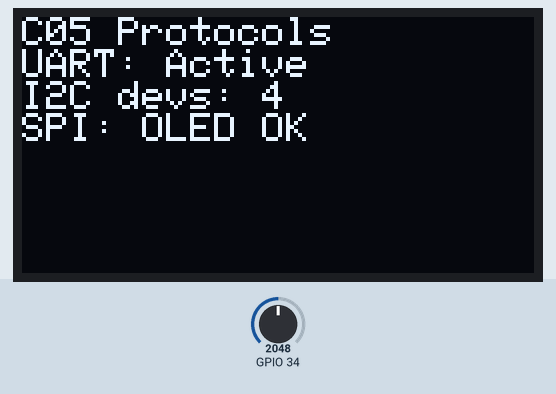
Simulated run of this program. Board: ESP32. Shown: 128×64 one-colour display. The inputs (shaded band) are chosen by the test bench; at power-on: GPIO 34 = 2048. What the program prints to the serial monitor is not drawn.

Above: at 0.8 s.
At 2.6 s:
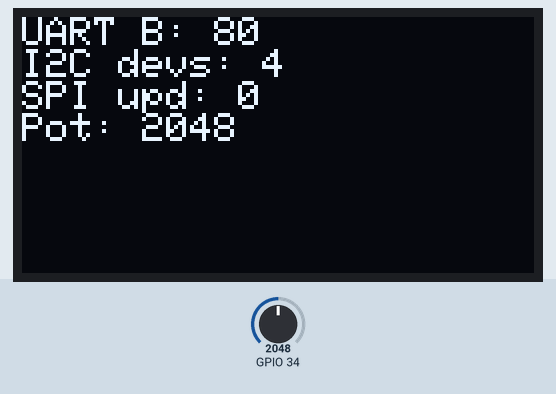
2.7 s: GPIO 34 set to 2866
At 5.1 s:
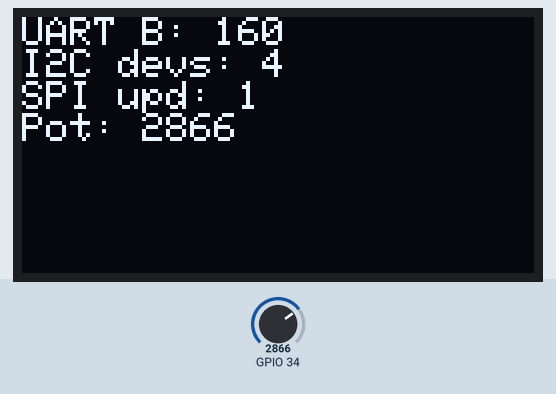
7.5 s: GPIO 34 set to 3603
At 9.3 s:
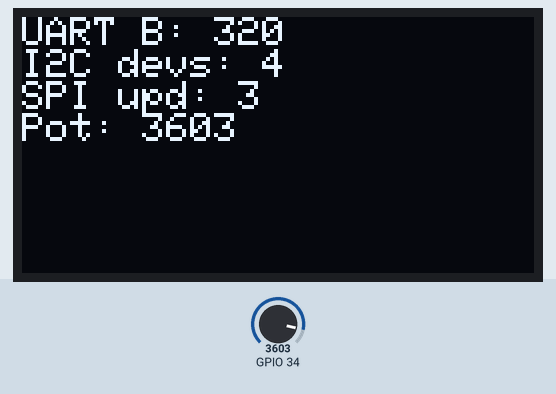
11.5 s: GPIO 34 set to 4095
At 12.4 s:
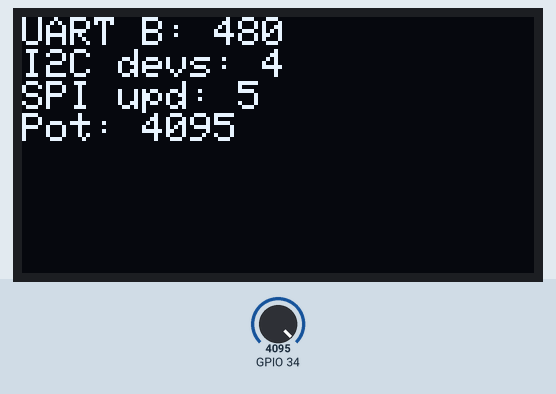
Timing chart, 0 to 14.5 s (numbered marks = the images above; inputs shaded):
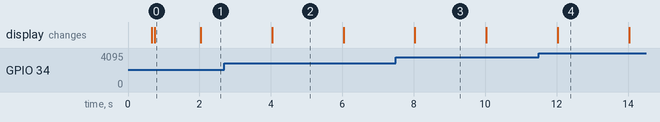

Measured:
- what the display in image 0 shows lasts 1.3 s, from 0.7 s to 2.0 s
- what the display in image 2 shows lasts 2.0 s, from 4.0 s to 6.0 s

The program:

main.cpp
```cpp
#include <Arduino.h>
#include <Wire.h>
#include <SPI.h>
#include "cs147_common.h"
#include "cs147_display.h"

int i2cDeviceCount = 0;
int oledUpdateCount = 0;
int bytesSentOverUart = 0;

String identifyI2CDevice(uint8_t addr) {
  // TODO 6: Return the known device name for each I2C address.
  if (addr == 0x60) {
    return "ATECC608A Secure Element";
  }
  if (addr == 0x68) {
    return "MPU6050 Motion Sensor";
  }
  if (addr == 0x76 || addr == 0x77) {
    return "BMP280 Pressure Sensor";
  }
  return "Unknown";
}

int scanI2CBus() {
  int count = 0;

  Serial.println("Scanning I2C bus...");

  for (uint8_t addr = 1; addr < 127; addr++) {
    Wire.beginTransmission(addr);

    if (Wire.endTransmission() == 0) {
      // TODO 5: Print the discovered I2C address.
      Serial.print("Found I2C device at 0x");
      if (addr < 16) {
        Serial.print("0");
      }
      Serial.print(addr, HEX);

      // TODO 7: Print the device name using identifyI2CDevice(addr).
      Serial.print(" -> ");
      Serial.println(identifyI2CDevice(addr));

      count++;
    }
  }

  Serial.print("Total I2C devices found: ");
  Serial.println(count);
  return count;
}

void setup() {
  // TODO 1: Start UART communication with the computer.
  cs147StartSerial("C05 Serial Protocols");

  Serial.println();
  Serial.println("This activity compares UART, I2C, and SPI.");
  Serial.println("UART: Serial Monitor");
  Serial.println("I2C : BMP280 / MPU6050 / ATECC608A");
  Serial.println("SPI : OLED display");
  Serial.println();

  // TODO 2: Initialize the I2C bus.
  cs147InitI2C();

  // TODO 3: Initialize the SPI bus.
  cs147InitSPI();

  // TODO 4: Initialize the OLED display and store whether it succeeded.
  bool displayOk = cs147InitDisplay();

  if (displayOk) {
    cs147DisplayLines(
      "C05 Protocols",
      "UART: Ready",
      "I2C: Scanning",
      "SPI: OLED Ready"
    );
  }

  // TODO 8: Scan the I2C bus and store the number of detected devices.
  i2cDeviceCount = scanI2CBus();

  if (displayOk) {
    // TODO 9: Display UART, I2C device count, and SPI status on the OLED.
    String i2cLine = "I2C devs: " + String(i2cDeviceCount);
    cs147DisplayLines(
      "C05 Protocols",
      "UART: Active",
      i2cLine.c_str(),
      "SPI: OLED OK"
    );
  }
}

void loop() {
  static uint32_t lastUpdate = 0;

  if (cs147Every(2000, lastUpdate)) {
    // TODO 10: Read the potentiometer value.
    int potValue = analogRead(CS147Pins::POT_ADC);

    // TODO 11: Print a UART status report to the Serial Monitor.
    Serial.println("=== Protocol Status Report ===");
    Serial.println("UART: Active");
    Serial.print("I2C Devices: ");
    Serial.println(i2cDeviceCount);
    Serial.print("Potentiometer: ");
    Serial.println(potValue);
    Serial.print("OLED Updates: ");
    Serial.println(oledUpdateCount);
    Serial.print("Approx. UART Bytes Sent: ");
    Serial.println(bytesSentOverUart);
    Serial.println();

    // TODO 12: Update bytesSentOverUart.
    bytesSentOverUart += 80;

    // TODO 13: Update the OLED with current protocol status.
    String uartLine = "UART B: " + String(bytesSentOverUart);
    String i2cLine  = "I2C devs: " + String(i2cDeviceCount);
    String spiLine  = "SPI upd: " + String(oledUpdateCount);
    String potLine  = "Pot: " + String(potValue);

    cs147DisplayLines(
      uartLine.c_str(),
      i2cLine.c_str(),
      spiLine.c_str(),
      potLine.c_str()
    );

    // TODO 14: Increment oledUpdateCount after updating the OLED.
    oledUpdateCount++;
  }
}
```

cs147_common.h
```cpp
#pragma once
#include <Arduino.h>
#include <Wire.h>
#include <SPI.h>
#include "cs147_pins.h"

inline void cs147StartSerial(const char* activityName) {
  Serial.begin(115200);
  delay(600);
  Serial.println();
  Serial.println("========================================");
  Serial.print("CS 147 Activity: ");
  Serial.println(activityName);
  Serial.println("========================================");
}

inline void cs147InitI2C() {
  Wire.begin(CS147Pins::I2C_SDA, CS147Pins::I2C_SCL);
}

inline void cs147InitSPI() {
  SPI.begin(CS147Pins::SPI_SCK, CS147Pins::SPI_MISO, CS147Pins::SPI_MOSI);
}

inline void cs147PrintDeviceId() {
  uint64_t chipid = ESP.getEfuseMac();
  Serial.print("ESP32 chip id: 0x");
  Serial.println((uint32_t)(chipid & 0xFFFFFFFF), HEX);
}

inline bool cs147Every(uint32_t intervalMs, uint32_t& lastMs) {
  const uint32_t now = millis();
  if (now - lastMs >= intervalMs) {
    lastMs = now;
    return true;
  }
  return false;
}

inline void cs147I2CScan() {
  Serial.println("Scanning I2C bus...");
  int count = 0;
  for (uint8_t addr = 1; addr < 127; addr++) {
    Wire.beginTransmission(addr);
    if (Wire.endTransmission() == 0) {
      Serial.print("Found I2C device at 0x");
      if (addr < 16) Serial.print("0");
      Serial.println(addr, HEX);
      count++;
    }
  }
  Serial.print("I2C devices found: ");
  Serial.println(count);
}
```

cs147_display.h
```cpp
#pragma once
#include <Arduino.h>
#include <SPI.h>
#include <Adafruit_GFX.h>
#include <Adafruit_SSD1306.h>
#include "cs147_pins.h"

constexpr int CS147_SCREEN_WIDTH = 128;
constexpr int CS147_SCREEN_HEIGHT = 64;

inline Adafruit_SSD1306& cs147Display() {
  static Adafruit_SSD1306 display(
      CS147_SCREEN_WIDTH,
      CS147_SCREEN_HEIGHT,
      &SPI,
      CS147Pins::OLED_DC,
      CS147Pins::OLED_RST,
      CS147Pins::OLED_CS);
  return display;
}

inline bool cs147InitDisplay() {
  auto& display = cs147Display();
  if (!display.begin(SSD1306_SWITCHCAPVCC)) {
    Serial.println("OLED init failed. Check SPI wiring and pin map.");
    return false;
  }
  display.clearDisplay();
  display.setTextSize(1);
  display.setTextColor(SSD1306_WHITE);
  display.setCursor(0, 0);
  display.println("CS147 IoT Kit");
  display.display();
  return true;
}

inline void cs147DisplayLines(const String& line1,
                              const String& line2 = "",
                              const String& line3 = "",
                              const String& line4 = "") {
  auto& display = cs147Display();
  display.clearDisplay();
  display.setCursor(0, 0);
  display.println(line1);
  if (line2.length()) display.println(line2);
  if (line3.length()) display.println(line3);
  if (line4.length()) display.println(line4);
  display.display();
}
```

cs147_pins.h
```cpp
#pragma once
#include <Arduino.h>

// -----------------------------------------------------------------------------
// CS147 provisional pin map for ESP32-WROOM-32 DevKit-style boards.
// TODO: Update this file after actual wiring is finalized.
// Avoid GPIO 6-11; these are normally connected to onboard flash.
// Avoid GPIO 34/35/36/39 for buttons because they are input-only and do
//   NOT support internal pull-up/down resistors.
// -----------------------------------------------------------------------------

namespace CS147Pins {
  // Basic I/O
  constexpr uint8_t LED_1      = 2;    // Often connected to onboard LED; can also drive external LED via resistor
  constexpr uint8_t LED_2      = 4;    // External LED optional; note boot-strapping behavior on some boards
  constexpr uint8_t BUTTON_1   = 32;   // Use INPUT_PULLUP with button to GND
  constexpr uint8_t BUTTON_2   = 33;   // Use INPUT_PULLUP with button to GND
  constexpr uint8_t POT_ADC    = 34;   // ADC1 input-only pin
  constexpr uint8_t SERVO_PWM  = 13;   // PWM-capable pin

  // I2C bus: BMP280, MPU6050, ATECC608A Qwiic breakout
  constexpr uint8_t I2C_SDA    = 21;
  constexpr uint8_t I2C_SCL    = 22;
  // Double check addresses
  constexpr uint8_t BMP280_ADDR = 0x76;
  constexpr uint8_t MPU6050_ADDR = 0x68;
  constexpr uint8_t ATECC608A_ADDR = 0x60;
  // Optional interrupt pin
  constexpr uint8_t MPU6050_INT = 27;

  // Shared VSPI bus: SPI OLED now, LoRa later
  constexpr uint8_t SPI_SCK    = 18;
  constexpr uint8_t SPI_MISO   = 19;   // OLED may not use MISO; LoRa uses it
  constexpr uint8_t SPI_MOSI   = 23;

  // SPI OLED display pins. Assumes 128x64 SSD1306 SPI OLED.
  constexpr uint8_t OLED_CS    = 5;
  constexpr uint8_t OLED_DC    = 16;
  constexpr uint8_t OLED_RST   = 17;

  // LoRa SX1276/RFM95-style module pins. Shares SCK/MISO/MOSI with OLED.
  constexpr uint8_t LORA_CS    = 14;
  constexpr uint8_t LORA_RST   = 26;
  constexpr uint8_t LORA_DIO0  = 25;
}
```
